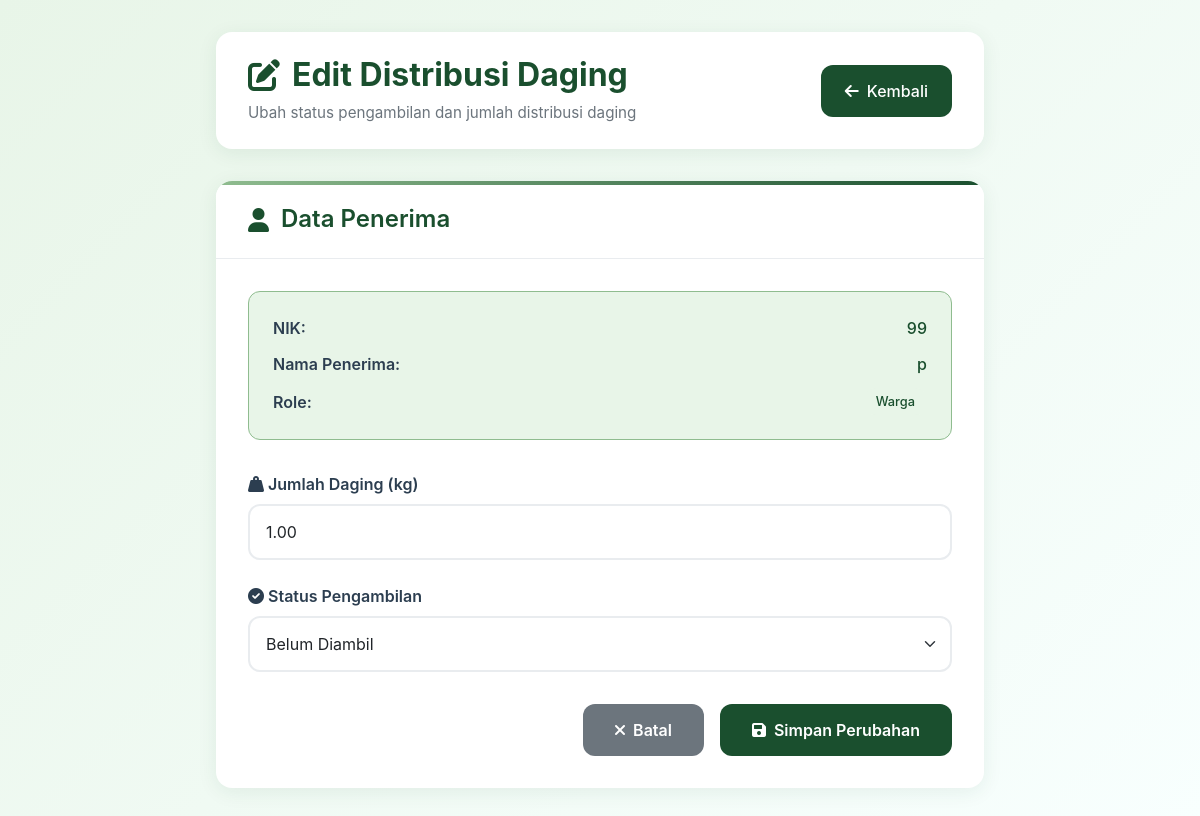
The page /admin/edit_meat_distribution.php?id=18 (signed in) on the database its author committed.
### tables this page shows
CREATE TABLE IF NOT EXISTS `pembagian_daging` (
  `id` int NOT NULL AUTO_INCREMENT,
  `nik` varchar(20) NOT NULL,
  `role_penerima` enum('warga','panitia','berqurban') NOT NULL,
  `jumlah_kg` decimal(5,2) NOT NULL,
  `qr_code` varchar(255) DEFAULT NULL,
  `status_pengambilan` enum('belum','sudah') DEFAULT 'belum',
  PRIMARY KEY (`id`),
  KEY `nik` (`nik`),
  CONSTRAINT `pembagian_daging_ibfk_1` FOREIGN KEY (`nik`) REFERENCES `users` (`nik`) ON DELETE CASCADE
);

CREATE TABLE IF NOT EXISTS `users` (
  `nik` varchar(20) NOT NULL,
  `name` varchar(100) NOT NULL,
  `jenis_kelamin` varchar(1) NOT NULL,
  `alamat` varchar(100) NOT NULL,
  `password` varchar(255) NOT NULL,
  `role` enum('admin','warga','panitia','berqurban') DEFAULT 'warga',
  `created_at` timestamp NULL DEFAULT CURRENT_TIMESTAMP,
  PRIMARY KEY (`nik`)
);

### admin/edit_meat_distribution.php (the view, shortened to what this page needs)
<?php
include '../db.php';
$id = $_GET['id'];
try {
    $query = "
        SELECT
            pembagian_daging.id,
            pembagian_daging.nik,
            users.name AS nama_penerima,
            pembagian_daging.role_penerima,
            pembagian_daging.jumlah_kg,
            pembagian_daging.status_pengambilan,
            pembagian_daging.qr_code
        FROM pembagian_daging
        JOIN users ON pembagian_daging.nik = users.nik
        WHERE pembagian_daging.id = ?
    ";
    $stmt = $pdo->prepare($query);
    $stmt->execute([$id]);
    $data = $stmt->fetch();
} catch (Exception $e) {
    $_SESSION['message'] = "Error: " . $e->getMessage();
    $_SESSION['message_type'] = "danger";
    header('Location: meat_distribution.php');
    exit;
}
?>
<!DOCTYPE html>
<html lang="id">
<head>
    <link href="https://cdn.jsdelivr.net/npm/bootstrap@5.3.3/dist/css/bootstrap.min.css" rel="stylesheet">
    <link href="https://cdnjs.cloudflare.com/ajax/libs/font-awesome/6.0.0/css/all.min.css" rel="stylesheet">
</head>
<body>
<div class="container">
    <div class="header-section">
        <div class="header-title">
            <h1>
                <i class="fas fa-edit"></i>
                Edit Distribusi Daging
            </h1>
            <p>Ubah status pengambilan dan jumlah distribusi daging</p>
        </div>
        <a href="meat_distribution.php" class="back-btn">
            <i class="fas fa-arrow-left"></i>
            Kembali
        </a>
    </div>
    <div class="main-card">
        <div class="card-header">
            <h4>
                <i class="fas fa-user"></i>
                Data Penerima
            </h4>
        </div>
        <div class="card-body">
            <div class="info-card">
                <div class="info-item">
                    <span class="info-label">NIK:</span>
                    <span class="info-value"><?= htmlspecialchars($data['nik']) ?></span>
                </div>
                <div class="info-item">
                    <span class="info-label">Nama Penerima:</span>
                    <span class="info-value"><?= htmlspecialchars($data['nama_penerima']) ?></span>
                </div>
                <div class="info-item">
                    <span class="info-label">Role:</span>
                    <span class="role-badge role-<?= $data['role_penerima'] ?>">
                        <?= ucfirst($data['role_penerima']) ?>
                    </span>
                </div>
            </div>
            <form method="POST" id="editForm">
                <div class="form-group">
                    <label for="jumlah_kg" class="form-label">
                        <i class="fas fa-weight-hanging"></i>
                        Jumlah Daging (kg)
                    </label>
                    <input type="number"
                           class="form-control"
                           id="jumlah_kg"
                           name="jumlah_kg"
                           value="<?= $data['jumlah_kg'] ?>"
                           min="0.1"
                           step="0.1"
                           required>
                </div>
                <div class="form-group">
                    <label for="status_pengambilan" class="form-label">
                        <i class="fas fa-check-circle"></i>
                        Status Pengambilan
                    </label>
                    <select class="form-select" id="status_pengambilan" name="status_pengambilan" required>
                        <option value="belum" <?= $data['status_pengambilan'] === 'belum' ? 'selected' : '' ?>>
                            Belum Diambil
                        </option>
                    </select>
                </div>
                <div class="btn-group">
                    <a href="meat_distribution.php" class="btn-cancel">
                        <i class="fas fa-times"></i>
                        Batal
                    </a>
                    <button type="submit" class="btn-save" onclick="return confirmUpdate()">
                        <i class="fas fa-save"></i>
                        Simpan Perubahan
                    </button>
                </div>
            </form>
        </div>
    </div>
</div>
</body>
</html>

### admin/edit_meat_distribution.php (style rules this page uses)
:root { --primary-dark: #1a4f2e; --primary-medium: #8fbc8f; --primary-light: #e8f5e8; --accent: #f4d4a7; --text-dark: #2c3e50; --text-light: #6c757d; --white: #ffffff; --border-radius: 16px; --shadow: 0 4px 20px rgba(26, 79, 46, 0.08); --shadow-hover: 0 8px 32px rgba(26, 79, 46, 0.12); }
body { font-family: -apple-system, BlinkMacSystemFont, 'Segoe UI', Roboto, sans-serif; background: linear-gradient(135deg, var(--primary-light) 0%, #f8fffe 100%); min-height: 100vh; color: var(--text-dark); }
.container { max-width: 800px; margin: 0 auto; padding: 2rem 1rem; }
.header-section { display: flex; justify-content: space-between; align-items: center; margin-bottom: 2rem; background: var(--white); padding: 1.5rem 2rem; border-radius: var(--border-radius); box-shadow: var(--shadow); }
.header-title h1 { font-size: 2rem; font-weight: 700; color: var(--primary-dark); margin: 0; display: flex; align-items: center; gap: 0.75rem; }
.header-title p { color: var(--text-light); margin: 0.5rem 0 0 0; font-size: 0.95rem; }
.back-btn { background: var(--primary-dark); color: var(--white); border: none; padding: 0.875rem 1.5rem; border-radius: 12px; text-decoration: none; font-weight: 500; display: inline-flex; align-items: center; gap: 0.5rem; transition: all 0.3s ease; }
.main-card { background: var(--white); border-radius: var(--border-radius); box-shadow: var(--shadow); overflow: hidden; position: relative; }
.main-card::before { content: ''; position: absolute; top: 0; left: 0; right: 0; height: 4px; background: linear-gradient(90deg, var(--primary-medium), var(--primary-dark)); }
.card-header { background: var(--white); border-bottom: 1px solid #e9ecef; padding: 1.5rem 2rem; }
.card-header h4 { color: var(--primary-dark); font-weight: 600; margin: 0; display: flex; align-items: center; gap: 0.75rem; }
.card-body { padding: 2rem; }
.form-group { margin-bottom: 1.5rem; }
.form-label { color: var(--text-dark); font-weight: 600; margin-bottom: 0.5rem; display: block; }
.form-control, .form-select { border: 2px solid #e9ecef; border-radius: 12px; padding: 0.875rem 1rem; font-size: 1rem; transition: all 0.3s ease; }
.info-card { background: var(--primary-light); border: 1px solid var(--primary-medium); border-radius: 12px; padding: 1.5rem; margin-bottom: 2rem; }
.info-item { display: flex; justify-content: space-between; align-items: center; margin-bottom: 0.75rem; }
.info-item:last-child { margin-bottom: 0; }
.info-label { color: var(--text-dark); font-weight: 600; }
.info-value { color: var(--primary-dark); font-weight: 500; }
.role-badge { padding: 0.25rem 0.75rem; border-radius: 12px; font-size: 0.8rem; font-weight: 500; text-transform: capitalize; }
.role-warga { background: var(--primary-light); color: var(--primary-dark); }
.btn-group { display: flex; gap: 1rem; justify-content: flex-end; margin-top: 2rem; }
.btn-save { background: var(--primary-dark); color: var(--white); border: none; padding: 0.875rem 2rem; border-radius: 12px; font-size: 1rem; font-weight: 600; display: inline-flex; align-items: center; gap: 0.5rem; transition: all 0.3s ease; cursor: pointer; }
.btn-cancel { background: #6c757d; color: var(--white); border: none; padding: 0.875rem 2rem; border-radius: 12px; font-size: 1rem; font-weight: 600; text-decoration: none; display: inline-flex; align-items: center; gap: 0.5rem; transition: all 0.3s ease; }

### rows shown on the page
pembagian_daging: nik "99", nik.name "p", role_penerima "Warga", jumlah_kg "1.00", status_pengambilan "Belum Diambil"
